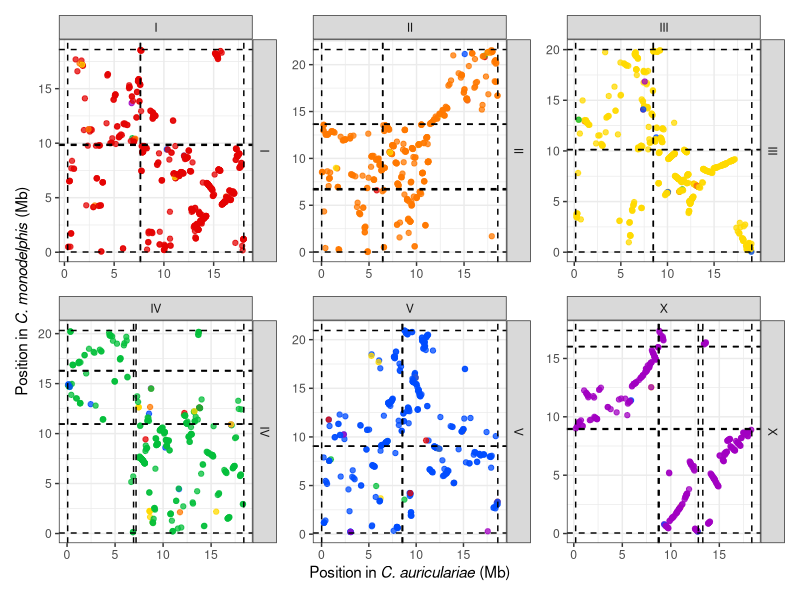
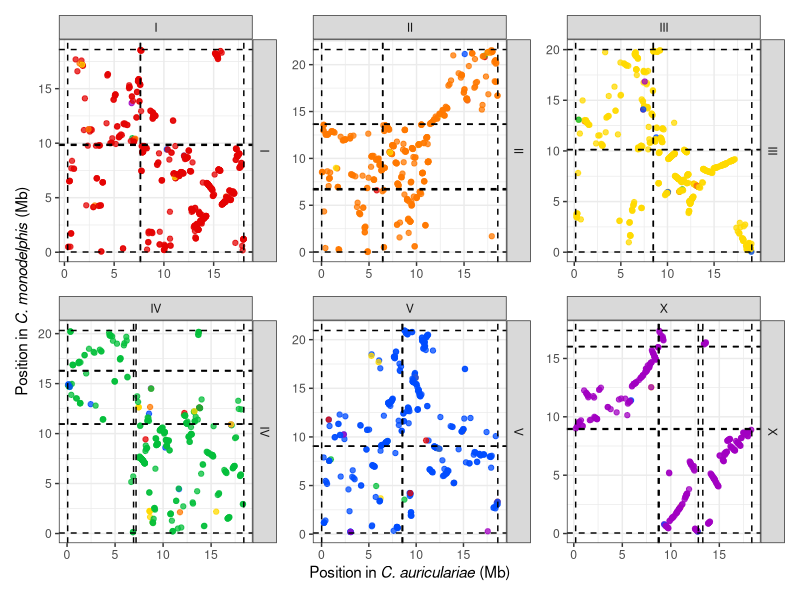

Generate these figures, in order, with R:
library(ggplot2)
library(tidyverse)
library(patchwork)


#### SET UP ####
# palette set up
cols <- c("I" = "#e40303", "II" = "#ff7900",
          "III" = "#ffda00", "IV" = "#04bf3b",
          "V" = "#004cff", "X" = "#a100c2")


# read in oxford table
oxford_table <- read.table("nxCaeAuri1_vs_nxCaeMono1.ce_oxford.tsv", col.names=c("buscoID", "ce", "chr1", "position1", "chr2", "position2"))
summary(oxford_table %>% filter(chr1 == chr2) %>% filter(ce == "unassigned"))
summary(oxford_table %>% filter(chr1 != chr2))
summary(oxford_table %>% filter(chr1 == chr2) %>% filter(ce != "unassigned"))
oxford_table <- oxford_table %>% filter(ce != "unassigned")

# read in elimination sites
cm_elim_sites <- read.table("nxCaeMono1_elimination_sites.tsv", header=T)
ca_elim_sites <- read.table("nxCaeAuri1_elimination_sites.tsv", header=T)

# reorder 
oxford_table$chr1 <- factor(oxford_table$chr1,
                     levels = c("I", "II", "III", "IV", "V", "X"))
oxford_table$chr2 <- factor(oxford_table$chr2,
                     levels = c("X", "V", "IV", "III", "II", "I"))

# plot oxford by chrom
plot_chromosome <- function(chr) {
  oxford_table %>%
    #filter(nigon != "unassigned") %>%
    filter(chr1 == chr & chr2 == chr) %>%
    ggplot() +
    geom_point(aes(x = position1 / 1e6, y = position2 / 1e6, color=ce), alpha=0.75) +
    geom_vline(data = ca_elim_sites %>% filter(chromosome == chr), aes(xintercept = site / 1e6), linetype = 2) +
    geom_hline(data = cm_elim_sites %>% filter(chromosome == chr), aes(yintercept = site / 1e6), linetype = 2) +
    facet_grid(chr2 ~ chr1, scales = "free", space = "free") +
    scale_colour_manual(values = cols) + 
    xlab(expression("Position in " * italic("C. auriculariae") * " (Mb)")) +
    ylab(expression("Position in " * italic("C. monodelphis") * " (Mb)")) + 
    theme_bw() + 
    theme(legend.position="none") 
}

# generate the individual plots
chromosomes <- c("I", "II", "III", "IV", "V", "X")
plots <- lapply(chromosomes, plot_chromosome)

# combine plots 
combined_plot <- wrap_plots(plots) +
  plot_layout(axis_titles = "collect") 

# save as pdf for further editing
ggsave("nxCaeMono1_vs_nxCaeAuri1.ce_oxford.elim_sites.pdf", plot = combined_plot, width=12, height=8, units="in")
ggsave("nxCaeMono1_vs_nxCaeAuri1.ce_oxford.elim_sites.png", plot = combined_plot, width=12, height=8, units="in")
